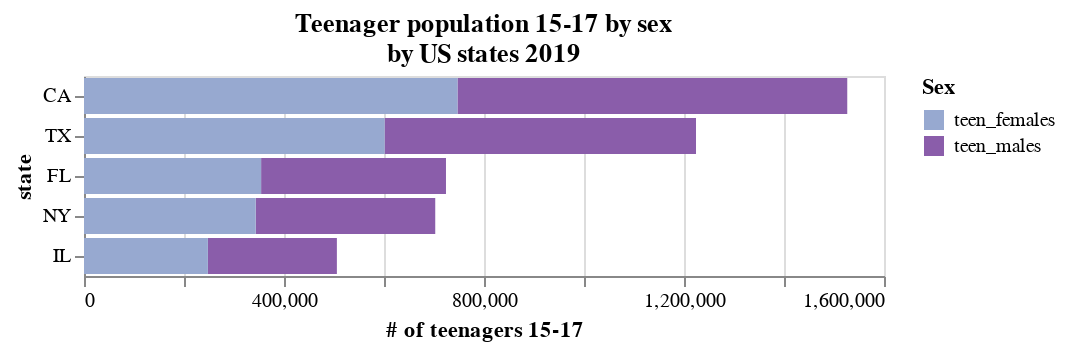

The code cell stored with this chart in its notebook:
### Code cell
def teens_by_sex_bar(data):
    teen_by_sex = pd.pivot_table(data[data['year']==2019], index=['state'], values=['teen_pop', 'teen_males', 'teen_females','total_pop'], aggfunc=np.sum)
    
    teen_by_sex['Male % of Teen Pop'] = teen_by_sex['teen_males'] / teen_by_sex['teen_pop'] * 100
    teen_by_sex.reset_index(inplace=True)
    #print(teen_by_sex.sort_values(by='teen_pop', ascending=False))
    #teen_by_sex=teen_by_sex.sort_values(by='total_pop').head(5)
        
    teen_by_race = pd.pivot_table(data[data['year']==2019], index=['state'], values=['teen_males', 'teen_females','count_hteens','count_bteens','count_wteens','teen_pop'], aggfunc=np.sum)
    teen_by_race['total'] = teen_by_race['count_hteens'] + teen_by_race['count_bteens'] + teen_by_race['count_wteens']
    teen_by_race['count_other'] = (teen_by_race['teen_males']+teen_by_race['teen_females']) - teen_by_race['count_hteens'] - teen_by_race['count_bteens'] - teen_by_race['count_wteens']
    teen_by_race.reset_index(inplace=True)
    #print(teen_by_race.sort_values(by='teen_pop', ascending=False))

    #We decided to omit the breakdown by race due to data inconsistencies that would need additional investigation 
    left = alt.Chart(teen_by_race).transform_fold(
        ['count_hteens', 'count_bteens', 'count_wteens'],
        as_= ['column', 'value']
        ).mark_bar().encode(
        x=alt.X('value:Q', sort='descending', title='# of teenagers 15-17'),
        y=alt.Y('state:N', sort='-x', title=None, axis=alt.Axis(labels=False, ticks=False)), 
        tooltip = [alt.Tooltip('count_hteens:Q', format=','), alt.Tooltip('count_bteens:Q', format=','), alt.Tooltip('count_wteens:Q', format=',')],
        color=alt.Color('column:N', 
                scale=alt.Scale(scheme='bluepurple')
                )
        ).transform_window(
                    rank = 'rank(total)',
                    sort = [alt.SortField('sum(total)', order='descending')]
        ).transform_filter(
                    alt.datum.total > 500000
        ).properties(
            title = ['Teenage population 15-17 by race',
                                'by US states']
        )

    mid = alt.Chart(teen_by_sex).transform_fold(
        ['teen_males', 'teen_females'],
        as_=['column', 'value']
        ).mark_text().encode(   
        x = alt.X('value:Q', title=None),   
        y = alt.Y('state:N', sort='-x', title='State', axis=alt.Axis(ticks=False, grid = False))
        #text = alt.Text('state:N') 
        ).transform_window(
                        rank = 'rank(value)',
                        sort = [alt.SortField('sum(value)', order='descending')]
        ).transform_filter(
                        alt.datum.value > 250000
        ).properties(
        width=1
        )   


    right  = alt.Chart(teen_by_sex).transform_fold(
        ['teen_males', 'teen_females'],
        as_=['column', 'value']
        ).mark_bar().encode(       
        x = alt.X('value:Q', title='# of teenagers 15-17'),
        y = alt.Y('state:N', sort='-x' , title = 'state'),
        tooltip = [alt.Tooltip('teen_males:Q', format=','),alt.Tooltip('Male % of Teen Pop', format = '.3'), alt.Tooltip('teen_females:Q', format=',')],
        color = alt.Color('column:N', title='Sex',
                scale=alt.Scale(scheme='bluepurple'))
        ).transform_window(
                        rank = 'rank(value)',
                        sort = [alt.SortField('sum(value))', order='descending')]
                    ).transform_filter(
                        alt.datum.value> 245000    
        ).properties(title = ['Teenager population 15-17 by sex', 
                            'by US states 2019'])

    final = alt.hconcat(right)
    
    return final

teens_by_sex_bar(census)

### Figure 1 — Vega-Lite specification as saved in the notebook (floating-point values rounded to 4 significant figures)
{"config": {"view": {"continuousWidth": 400, "continuousHeight": 300}}, "hconcat": [{"mark": "bar", "encoding": {"color": {"type": "nominal", "field": "column", "scale": {"scheme": "bluepurple"}, "title": "Sex"}, "tooltip": [{"type": "quantitative", "field": "teen_males", "format": ","}, {"type": "quantitative", "field": "Male % of Teen Pop", "format": ".3"}, {"type": "quantitative", "field": "teen_females", "format": ","}], "x": {"type": "quantitative", "field": "value", "title": "# of teenagers 15-17"}, "y": {"type": "nominal", "field": "state", "sort": "-x", "title": "state"}}, "title": ["Teenager population 15-17 by sex", "by US states 2019"], "transform": [{"fold": ["teen_males", "teen_females"], "as": ["column", "value"]}, {"window": [{"op": "rank", "field": "value", "as": "rank"}], "sort": [{"field": "sum(value))", "order": "descending"}]}, {"filter": "(datum.value > 245000)"}]}], "data": {"name": "data-f1617689aca8c7d9757de10606a46e61"}, "$schema": "https://vega.github.io/schema/vega-lite/v4.8.1.json", "datasets": {"data-f1617689aca8c7d9757de10606a46e61": [{"state": "AK", "teen_females": 13878, "teen_males": 15198, "teen_pop": 29076, "total_pop": 728261, "Male % of Teen Pop": 52.27}, {"state": "AL", "teen_females": 93412, "teen_males": 98257, "teen_pop": 191669, "total_pop": 4855331, "Male % of Teen Pop": 51.26}, {"state": "AR", "teen_females": 58549, "teen_males": 61421, "teen_pop": 119970, "total_pop": 2982759, "Male % of Teen Pop": 51.2}, {"state": "AZ", "teen_females": 136744, "teen_males": 142404, "teen_pop": 279148, "total_pop": 7028640, "Male % of Teen Pop": 51.01}, {"state": "CA", "teen_females": 746952, "teen_males": 779569, "teen_pop": 1526521, "total_pop": 39175543, "Male % of Teen Pop": 51.07}, {"state": "CO", "teen_females": 103809, "teen_males": 108925, "teen_pop": 212734, "total_pop": 5589435, "Male % of Teen Pop": 51.2}, {"state": "CT", "teen_females": 68716, "teen_males": 71984, "teen_pop": 140700, "total_pop": 3567435, "Male % of Teen Pop": 51.16}, {"state": "DC", "teen_females": 7779, "teen_males": 7905, "teen_pop": 15684, "total_pop": 673770, "Male % of Teen Pop": 50.4}, {"state": "DE", "teen_females": 17089, "teen_males": 17785, "teen_pop": 34874, "total_pop": 956462, "Male % of Teen Pop": 51.0}, {"state": "FL", "teen_females": 354220, "teen_males": 369745, "teen_pop": 723965, "total_pop": 20881656, "Male % of Teen Pop": 51.07}, {"state": "GA", "teen_females": 213189, "teen_males": 220516, "teen_pop": 433705, "total_pop": 10386195, "Male % of Teen Pop": 50.84}, {"state": "HI", "teen_females": 23186, "teen_males": 24143, "teen_pop": 47329, "total_pop": 1412848, "Male % of Teen Pop": 51.01}, {"state": "IA", "teen_females": 59609, "teen_males": 63034, "teen_pop": 122643, "total_pop": 3132158, "Male % of Teen Pop": 51.4}, {"state": "ID", "teen_females": 36793, "teen_males": 38600, "teen_pop": 75393, "total_pop": 1706252, "Male % of Teen Pop": 51.2}, {"state": "IL", "teen_females": 247794, "teen_males": 257971, "teen_pop": 505765, "total_pop": 12755407, "Male % of Teen Pop": 51.01}, {"state": "IN", "teen_females": 133698, "teen_males": 139088, "teen_pop": 272786, "total_pop": 6649772, "Male % of Teen Pop": 50.99}, {"state": "KS", "teen_females": 58054, "teen_males": 61186, "teen_pop": 119240, "total_pop": 2898326, "Male % of Teen Pop": 51.31}, {"state": "KY", "teen_females": 83322, "teen_males": 88841, "teen_pop": 172163, "total_pop": 4420882, "Male % of Teen Pop": 51.6}, {"state": "LA", "teen_females": 89666, "teen_males": 92871, "teen_pop": 182537, "total_pop": 4648719, "Male % of Teen Pop": 50.88}, {"state": "MA", "teen_females": 121509, "teen_males": 127189, "teen_pop": 248698, "total_pop": 6825661, "Male % of Teen Pop": 51.14}, {"state": "MD", "teen_females": 112029, "teen_males": 116720, "teen_pop": 228749, "total_pop": 6001912, "Male % of Teen Pop": 51.03}, {"state": "ME", "teen_females": 22528, "teen_males": 23704, "teen_pop": 46232, "total_pop": 1327024, "Male % of Teen Pop": 51.27}, {"state": "MI", "teen_females": 191408, "teen_males": 200977, "teen_pop": 392385, "total_pop": 9957238, "Male % of Teen Pop": 51.22}, {"state": "MN", "teen_females": 105010, "teen_males": 110621, "teen_pop": 215631, "total_pop": 5558751, "Male % of Teen Pop": 51.3}, {"state": "MO", "teen_females": 115409, "teen_males": 121641, "teen_pop": 237050, "total_pop": 6085356, "Male % of Teen Pop": 51.31}, {"state": "MS", "teen_females": 59969, "teen_males": 63265, "teen_pop": 123234, "total_pop": 2963102, "Male % of Teen Pop": 51.34}, {"state": "MT", "teen_females": 18532, "teen_males": 19689, "teen_pop": 38221, "total_pop": 1039903, "Male % of Teen Pop": 51.51}, {"state": "NC", "teen_females": 195307, "teen_males": 202556, "teen_pop": 397863, "total_pop": 10233879, "Male % of Teen Pop": 50.91}, {"state": "ND", "teen_females": 12596, "teen_males": 13198, "teen_pop": 25794, "total_pop": 745640, "Male % of Teen Pop": 51.17}, {"state": "NE", "teen_females": 37640, "teen_males": 39729, "teen_pop": 77369, "total_pop": 1909256, "Male % of Teen Pop": 51.35}, {"state": "NH", "teen_females": 23855, "teen_males": 25339, "teen_pop": 49194, "total_pop": 1340777, "Male % of Teen Pop": 51.51}, {"state": "NJ", "teen_females": 168873, "teen_males": 176704, "teen_pop": 345577, "total_pop": 8872389, "Male % of Teen Pop": 51.13}, {"state": "NM", "teen_females": 40651, "teen_males": 42715, "teen_pop": 83366, "total_pop": 2051717, "Male % of Teen Pop": 51.24}, {"state": "NV", "teen_females": 55368, "teen_males": 58244, "teen_pop": 113612, "total_pop": 2961207, "Male % of Teen Pop": 51.27}, {"state": "NY", "teen_females": 343384, "teen_males": 359109, "teen_pop": 702493, "total_pop": 19514407, "Male % of Teen Pop": 51.12}, {"state": "OH", "teen_females": 223291, "teen_males": 234620, "teen_pop": 457911, "total_pop": 11637156, "Male % of Teen Pop": 51.24}, {"state": "OK", "teen_females": 76856, "teen_males": 81242, "teen_pop": 158098, "total_pop": 3929941, "Male % of Teen Pop": 51.39}, {"state": "OR", "teen_females": 72044, "teen_males": 75972, "teen_pop": 148016, "total_pop": 4109585, "Male % of Teen Pop": 51.33}, {"state": "PA", "teen_females": 228821, "teen_males": 241767, "teen_pop": 470588, "total_pop": 12736974, "Male % of Teen Pop": 51.38}, {"state": "PR", "teen_females": 63419, "teen_males": 66423, "teen_pop": 129842, "total_pop": 3314952, "Male % of Teen Pop": 51.16}, {"state": "RI", "teen_females": 18418, "teen_males": 19044, "teen_pop": 37462, "total_pop": 1053397, "Male % of Teen Pop": 50.84}, {"state": "SC", "teen_females": 92677, "teen_males": 95819, "teen_pop": 188496, "total_pop": 5003324, "Male % of Teen Pop": 50.83}, {"state": "SD", "teen_females": 16247, "teen_males": 17533, "teen_pop": 33780, "total_pop": 863984, "Male % of Teen Pop": 51.9}, {"state": "TN", "teen_females": 125944, "teen_males": 131458, "teen_pop": 257402, "total_pop": 6680885, "Male % of Teen Pop": 51.07}, {"state": "TX", "teen_females": 601246, "teen_males": 622762, "teen_pop": 1224008, "total_pop": 28201482, "Male % of Teen Pop": 50.88}, {"state": "UT", "teen_females": 73059, "teen_males": 77165, "teen_pop": 150224, "total_pop": 3087356, "Male % of Teen Pop": 51.37}, {"state": "VA", "teen_females": 154304, "teen_males": 161407, "teen_pop": 315711, "total_pop": 8401239, "Male % of Teen Pop": 51.12}, {"state": "VT", "teen_females": 10463, "teen_males": 11067, "teen_pop": 21530, "total_pop": 619296, "Male % of Teen Pop": 51.4}, {"state": "WA", "teen_females": 132202, "teen_males": 138356, "teen_pop": 270558, "total_pop": 7379398, "Male % of Teen Pop": 51.14}, {"state": "WI", "teen_females": 109871, "teen_males": 114676, "teen_pop": 224547, "total_pop": 5786388, "Male % of Teen Pop": 51.07}, {"state": "WV", "teen_females": 31235, "teen_males": 33367, "teen_pop": 64602, "total_pop": 1759876, "Male % of Teen Pop": 51.65}, {"state": "WY", "teen_females": 10488, "teen_males": 11441, "teen_pop": 21929, "total_pop": 569354, "Male % of Teen Pop": 52.17}]}}
